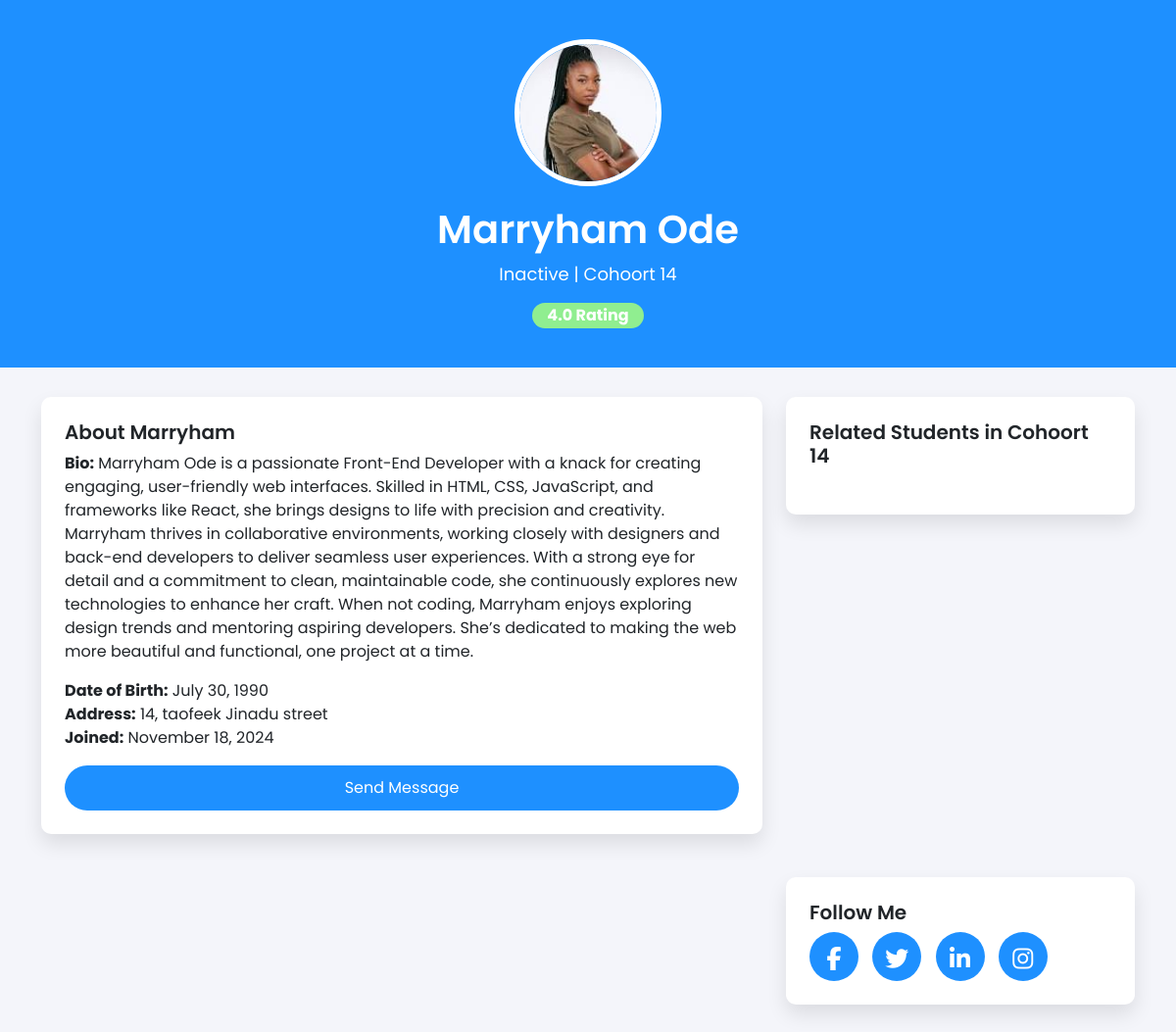
Screenshot of /profile/marryham-ode-265744293 with the database file from the repository.
### students/models.py (models this page shows, shortened)
class Student(models.Model):
  username = models.CharField(max_length=100)
  first_name = models.CharField(max_length=100)
  last_name = models.CharField(max_length=100)
  student_type = models.CharField(max_length=9, choices=student_position, default='Student')
  status = models.BooleanField(default=True)
  email = models.EmailField(max_length=254, unique=True, validators=[mail_validator])
  phone = models.IntegerField(null=False, blank=False)
  slug = models.SlugField(unique=True, blank=True, editable=False)

class Student_Profile(models.Model):
  student = models.OneToOneField(Student, on_delete=models.CASCADE)
  bio = models.TextField()
  DOB = models.DateField()
  address = models.CharField(max_length=500)
  rating = models.FloatField(default=0.0)
  profile_picture = models.ImageField(upload_to='student_profile')
  date_join = models.DateTimeField(auto_now_add=True)

class Cohort_Group(models.Model):
  name = models.CharField(max_length=100)
  date_join = models.DateTimeField(auto_now_add=True)
  students = models.ManyToManyField(Student)

### students/views.py (the view)
# urls.py: path('profile/<slug:slug>', views.get_profile_from_student, name='student_profile'),
def get_profile_from_student(request, slug):
    student = get_object_or_404(Student, slug=slug)
    context = {
        'student': student
    }
    return render(request, 'blog/studentprofile.html', context)

### templates/blog/studentprofile.html (shortened to what this page needs)
{% load static %}
<!DOCTYPE html>
<html lang="en">
  <head>
    <link
      href="https://cdn.jsdelivr.net/npm/bootstrap@5.0.2/dist/css/bootstrap.min.css"
      rel="stylesheet"
 />
    <link
      href="https://cdn.jsdelivr.net/npm/bootstrap@5.3.0-alpha1/dist/css/bootstrap.min.css"
      rel="stylesheet" />
    <link
      rel="stylesheet"
      href="https://cdnjs.cloudflare.com/ajax/libs/font-awesome/6.6.0/css/all.min.css" />
    <link rel="stylesheet" href="{% static 'CSS/profile.css' %}" />
  </head>
  <body>
    <section class="profile-header">
      <div class="container text-center">
        {% if student.student_profile.profile_picture %}
        <img
          src="{{ student.student_profile.profile_picture.url }}"
          alt="{{ student.first_name }} {{ student.last_name }}'s Profile Picture"
          class="profile-picture" />
        {% endif %}
        <h1>{{ student.first_name |default:'Unknow' }} {{ student.last_name |default:'User' }}</h1>
        <p>
          {{ student.status|yesno:"Active,Inactive" }} | {% if student.cohort_group_set.exists %}
          {% for cohort in student.cohort_group_set.all %}
            {{ cohort.name }}
          {% endfor %}
        {% else %}
          <p>No Cohort</p>
        {% endif %}
        <span class="badge badge-custom"
          >{{ student.student_profile.rating|default:'0.0' }} Rating</span
        >
      </div>
    </section>
    <section class="profile-content">
      <div class="container">
        <div class="row">
          <div class="col-md-8">
            <div class="card p-4">
              <h5>About {{ student.first_name }}</h5>
              <p><strong>Bio:</strong> {{ student.student_profile.bio }}</p>
              <p>
                <strong>Date of Birth:</strong> {{ student.student_profile.DOB |date:"F j, Y" }} <br />
                <strong>Address:</strong> {{ student.student_profile.address }}
                <br />
                <strong>Joined:</strong> {{ student.student_profile.date_join |date:"F j, Y" }}
              </p>
              <button
                class="btn btn-custom"
                data-bs-toggle="modal"
                data-bs-target="#exampleModal">
                Send Message
              </button>
            </div>
          </div>
          <div class="col-md-4">
            <div class="card p-4">
              {% if student.cohort_group_set.all %}
              {% for related in student.cohort_group_set.all %}
              <h5>Related Students in {{ related.name }}</h5>
              {% endfor %}
              {% else %}
              <h5>Student has No cohort yet</h5>
              {% endif %}
            </div>
          </div>
        </div>
        <div class="row mt-4">
          <div class="col-md-8">
          </div>
          <div class="col-md-4">
            <div class="card p-4">
              <h5>Follow Me</h5>
              <div class="follow-links">
                <a href="#"><i class="fab fa-facebook-f"></i></a>
                <a href="#"><i class="fab fa-twitter"></i></a>
                <a href="#"><i class="fab fa-linkedin-in"></i></a>
                <a href="#"><i class="fab fa-instagram"></i></a>
              </div>
            </div>
          </div>
        </div>
      </div>
    </section>
  </body>
</html>

### staticfiles/css/profile.css (style rules this page uses)
body { font-family: 'Poppins', sans-serif; background-color: #f4f5fa; }
.profile-header { background: dodgerblue; color: white; padding: 40px 0; text-align: center; }
.profile-header img { border-radius: 50%; border: 5px solid white; width: 150px; height: 150px; }
.profile-header h1 { font-weight: 600; margin-top: 20px; }
.profile-header p { font-size: 18px; color: white; }
.profile-content { padding: 30px; }
.profile-content .card { background: white; box-shadow: 0px 10px 20px rgba(0, 0, 0, 0.1); border: none; border-radius: 10px; margin-bottom: 20px; }
.profile-content .card h5 { font-weight: 600; }
.badge-custom { background-color: lightgreen; color: white; font-size: 16px; padding: 5px 15px; border-radius: 20px; }
.btn-custom { background-color: dodgerblue; color: white; padding: 10px 20px; border-radius: 25px; }
.follow-links a { display: inline-block; margin-right: 10px; color: white; font-size: 24px; background-color: dodgerblue; padding: 10px; border-radius: 50%; width: 50px; height: 50px; text-align: center; }

### rows the page displays
Student: student_profile.profile_picture (picture), first_name "Marryham", last_name "Ode", status "Inactive", student_profile.rating "4.0", student_profile.bio "Marryham Ode is a passionate Front-End Developer with a knack for creating engaging, user-friendly web interfaces. Skilled in HTML, CSS, JavaScript, and frameworks like React, she brings designs to life with precision and creativity. Marryham thrives in collaborative environments, working closely with designers and back-end developers to deliver seamless user experiences. With a strong eye for detail and a commitment to clean, maintainable code, she continuously explores new technologies to enhance her craft. When not coding, Marryham enjoys exploring design trends and mentoring aspiring developers. She’s dedicated to making the web more beautiful and functional, one project at a time.", student_profile.DOB "July 30, 1990", student_profile.address "14, taofeek Jinadu street", student_profile.date_join "November 18, 2024"
Cohort_Group: name "Cohoort 14"
